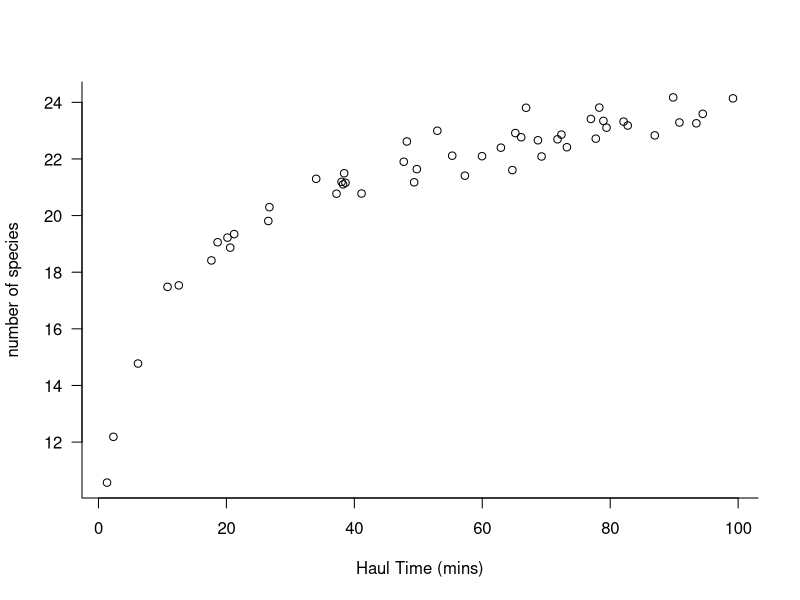
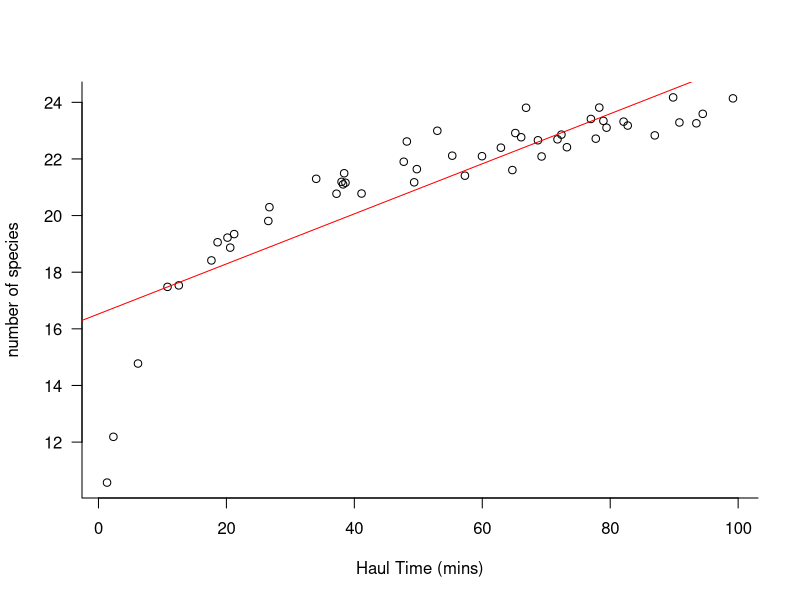
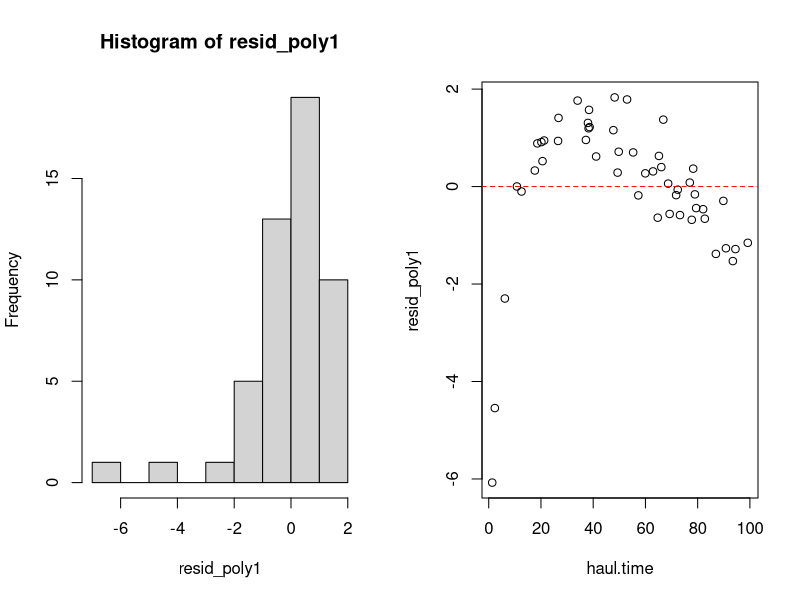
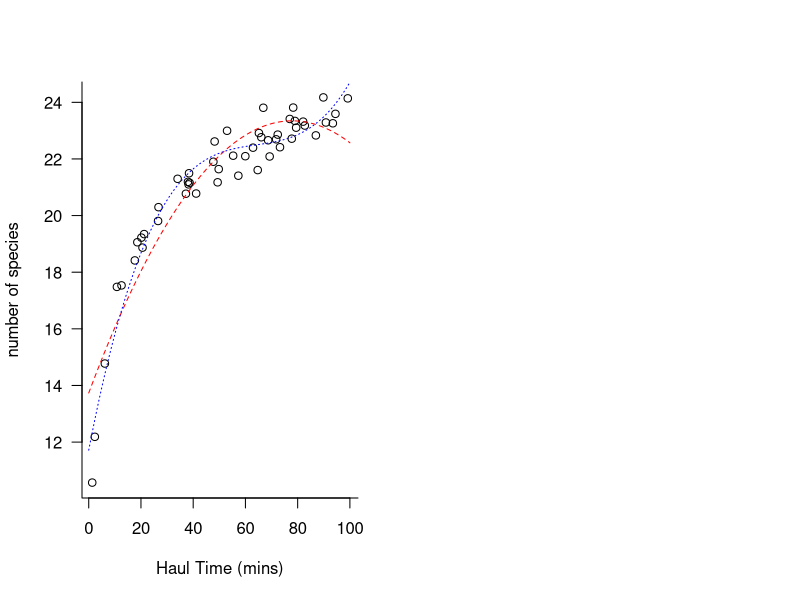

Write R code to recreate these figures, in order.
## ---- chunk 1

fish_data <- read.csv("fish.species.csv", header = TRUE, 
                      stringsAsFactors = FALSE)

# the structure and contents of the fish_data data.frame object
str(fish_data)

# a summary of the data
summary(fish_data)

## ---- chunk 2

plot(n.species ~ haul.time, data= fish_data, 
     bty = "L", xlab = "Haul Time (mins)", 
     ylab = "number of species", las = 1)


## ---- chunk 3

poly1 <- glm(n.species ~ haul.time, data = fish_data)

summary(poly1)

plot(n.species ~ haul.time, data= fish_data, 
     bty = "L", xlab = "Haul Time (mins)", 
     ylab = "number of species", las = 1)

# add the linear model using the simple abline() command
abline(poly1, col = "red")

# extract the residuals and plot a histrogram and a scatterplot
# of them along the x-axis variable
resid_poly1 <- resid(poly1)

par(mfrow = c(1,2))
hist(resid_poly1)
plot(resid_poly1 ~ haul.time, data = fish_data)

# add a horizontal line at zero (the expected mean of residuals)
abline(h = 0, col = "red", lty = 2)


## ---- chunk 4

# fit a null model, a zero order polynomial
poly0 <- glm(n.species ~ 1, data = fish_data)

summary(poly0)


## ---- chunk 5

poly2 <- glm(n.species ~ haul.time + I(haul.time^2), data = fish_data)

poly3 <- glm(n.species ~ haul.time + I(haul.time^2) + I(haul.time^3),
             data = fish_data)

poly4 <- glm(n.species ~ haul.time + I(haul.time^2) + 
               I(haul.time^3) + I(haul.time^4) , data = fish_data)

poly5 <- glm(n.species ~ haul.time + I(haul.time^2) + 
               I(haul.time^3) + I(haul.time^4) + I(haul.time^5)
             , data = fish_data)

poly6 <- glm(n.species ~ haul.time + I(haul.time^2) + 
               I(haul.time^3) + I(haul.time^4) + I(haul.time^5) +
               I(haul.time^6), data = fish_data)

poly7 <- glm(n.species ~ haul.time + I(haul.time^2) + 
               I(haul.time^3) + I(haul.time^4) + I(haul.time^5) +
               I(haul.time^6) + I(haul.time^7), data = fish_data)


## ---- chunk 6

# we can do this manually... 
test_AIC <- rbind(extractAIC(poly0), extractAIC(poly1), 
                  extractAIC(poly2), extractAIC(poly3),
                  extractAIC(poly4), extractAIC(poly5),
                  extractAIC(poly6), extractAIC(poly7))

test_AIC <- data.frame(test_AIC)

test_AIC$Poly_order <- 0:7

names(test_AIC) <- c("edf", "AIC", "Poly_order")

print(test_AIC)
## ---- chunk 7

# specify the sequence of points on the x-axis we want to make predictions for.
# Here i make 200 points. If we made say only 10 points we would still get a 
# curve but it would be clunky.
new.x.sequence <- seq(0, 100, length = 200)

# create a data.frame object passing this new sequence to a variable named
# exactly as it is specified in our models: i.e. haul.time. The predict 
# function will then pass this to the model object which will look for 
# variables of the same name, match them up and do the calculations.
new.data <- data.frame(haul.time = new.x.sequence)

# predict the quadratic
poly2_predict <- predict(poly2, newdata = new.data)

# predict the cubic
poly3_predict <- predict(poly3, newdata = new.data)

# plot the raw data using code from above
plot(n.species ~ haul.time, data= fish_data, 
     bty = "L", xlab = "Haul Time (mins)", 
     ylab = "number of species", las = 1)

# add the quadratic
lines(poly2_predict ~ new.x.sequence, col = "red", lty = 2)

# add the cubic
lines(poly3_predict ~ new.x.sequence, col = "blue", lty = 3)

